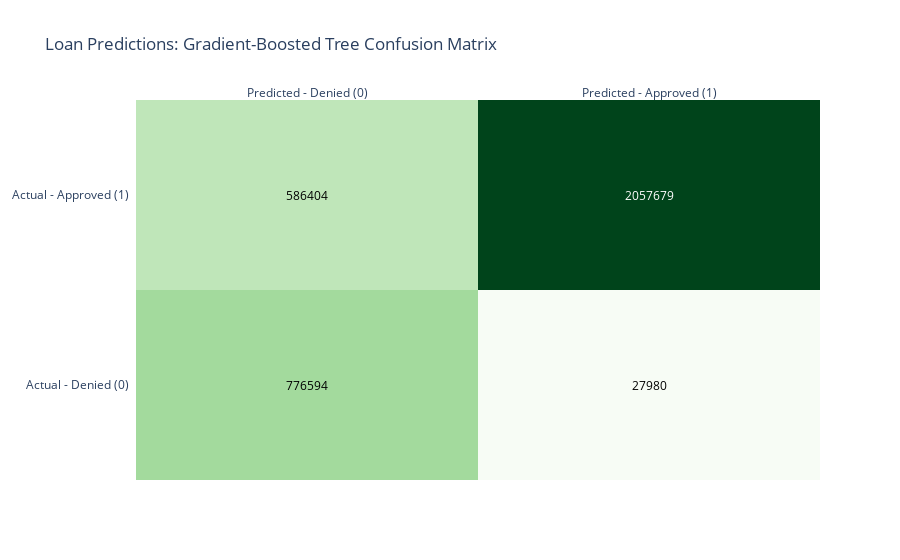

The notebook cell this image was saved under:
### Code cell
make_heatmap(gbt_result['matrix'], 'Gradient-Boosted Tree Confusion Matrix', 'Greens')

### Figure 1 — Plotly figure (JSON) as saved in the notebook; plotly's stock layout.template omitted (floating-point values rounded to 4 significant figures)
{"data": [{"colorscale": [[0, "rgb(247,252,245)"], [0.125, "rgb(229,245,224)"], [0.25, "rgb(199,233,192)"], [0.375, "rgb(161,217,155)"], [0.5, "rgb(116,196,118)"], [0.625, "rgb(65,171,93)"], [0.75, "rgb(35,139,69)"], [0.875, "rgb(0,109,44)"], [1, "rgb(0,68,27)"]], "reversescale": false, "showscale": false, "type": "heatmap", "x": ["Predicted - Denied (0)", "Predicted - Approved (1)"], "y": ["Actual - Denied (0)", "Actual - Approved (1)"], "z": [[776594, 27980], [586404, 2057679]]}], "layout": {"annotations": [{"font": {"color": "#000000"}, "showarrow": false, "text": "776594", "x": "Predicted - Denied (0)", "xref": "x", "y": "Actual - Denied (0)", "yref": "y"}, {"font": {"color": "#000000"}, "showarrow": false, "text": "27980", "x": "Predicted - Approved (1)", "xref": "x", "y": "Actual - Denied (0)", "yref": "y"}, {"font": {"color": "#000000"}, "showarrow": false, "text": "586404", "x": "Predicted - Denied (0)", "xref": "x", "y": "Actual - Approved (1)", "yref": "y"}, {"font": {"color": "#FFFFFF"}, "showarrow": false, "text": "2057679", "x": "Predicted - Approved (1)", "xref": "x", "y": "Actual - Approved (1)", "yref": "y"}], "title": {"text": "Loan Predictions: Gradient-Boosted Tree Confusion Matrix"}, "xaxis": {"dtick": 1, "gridcolor": "rgb(0, 0, 0)", "side": "top", "ticks": ""}, "yaxis": {"dtick": 1, "ticks": "", "ticksuffix": "  "}}}
